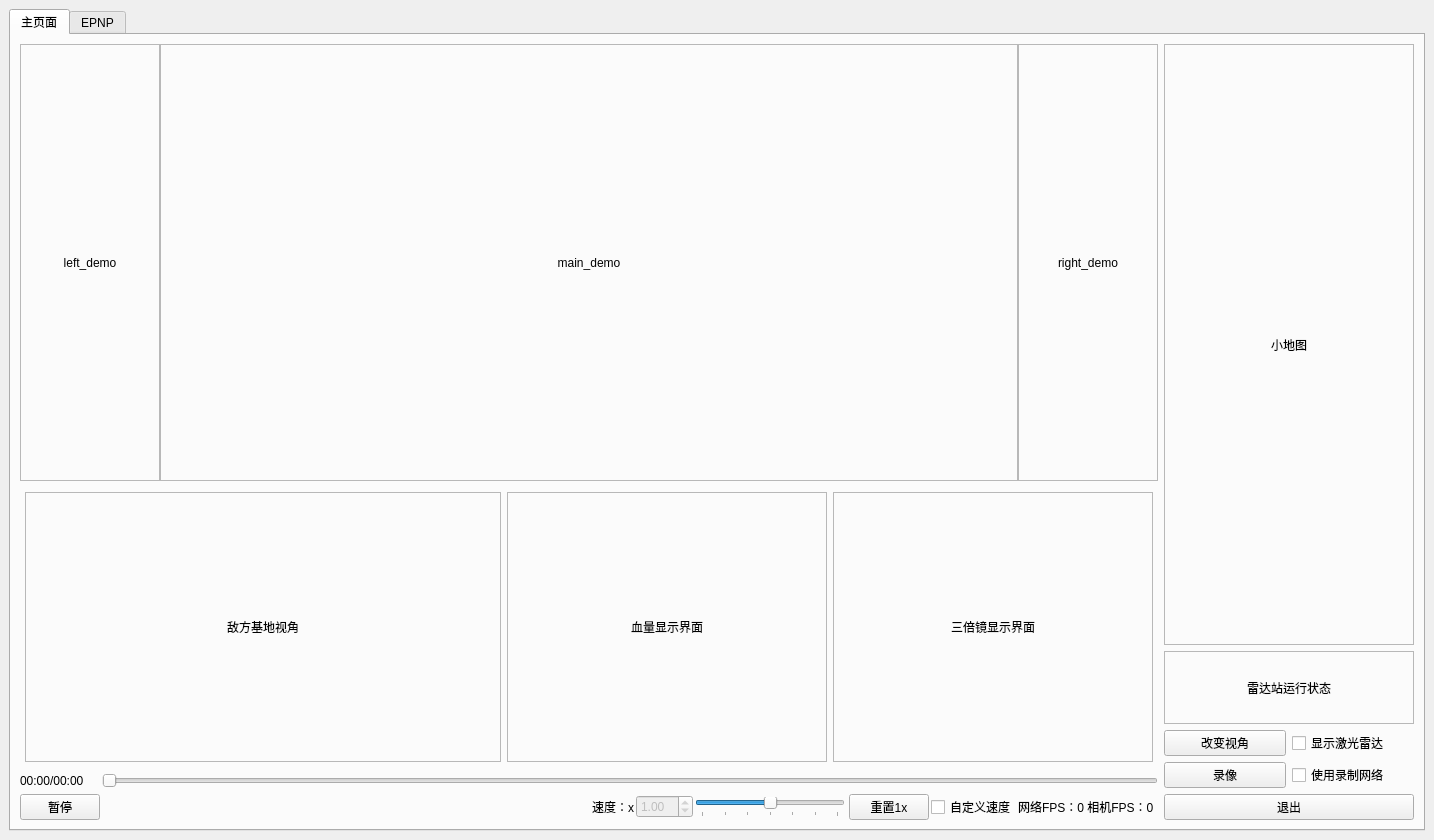
<?xml version="1.0" encoding="UTF-8"?>
<ui version="4.0">
 <class>MainWindow</class>
 <widget class="QMainWindow" name="MainWindow">
  <property name="geometry">
   <rect>
    <x>0</x>
    <y>0</y>
    <width>1412</width>
    <height>840</height>
   </rect>
  </property>
  <property name="windowTitle">
   <string>MainWindow</string>
  </property>
  <widget class="QWidget" name="centralwidget">
   <layout class="QHBoxLayout" name="horizontalLayout">
    <item>
     <widget class="QTabWidget" name="tabWidget">
      <property name="currentIndex">
       <number>0</number>
      </property>
      <widget class="QWidget" name="tab">
       <property name="minimumSize">
        <size>
         <width>0</width>
         <height>0</height>
        </size>
       </property>
       <attribute name="title">
        <string>主页面</string>
       </attribute>
       <layout class="QGridLayout" name="gridLayout_2">
        <item row="1" column="0">
         <layout class="QHBoxLayout" name="horizontalLayout_2" stretch="1,1,1">
          <property name="sizeConstraint">
           <enum>QLayout::SetMinimumSize</enum>
          </property>
          <property name="leftMargin">
           <number>5</number>
          </property>
          <property name="topMargin">
           <number>5</number>
          </property>
          <property name="rightMargin">
           <number>5</number>
          </property>
          <property name="bottomMargin">
           <number>5</number>
          </property>
          <item>
           <widget class="QLabel" name="far_demo">
            <property name="minimumSize">
             <size>
              <width>476</width>
              <height>270</height>
             </size>
            </property>
            <property name="maximumSize">
             <size>
              <width>16777215</width>
              <height>270</height>
             </size>
            </property>
            <property name="frameShape">
             <enum>QFrame::StyledPanel</enum>
            </property>
            <property name="text">
             <string>敌方基地视角</string>
            </property>
            <property name="alignment">
             <set>Qt::AlignCenter</set>
            </property>
            <property name="margin">
             <number>5</number>
            </property>
            <property name="openExternalLinks">
             <bool>false</bool>
            </property>
           </widget>
          </item>
          <item>
           <widget class="QLabel" name="blood">
            <property name="minimumSize">
             <size>
              <width>320</width>
              <height>270</height>
             </size>
            </property>
            <property name="maximumSize">
             <size>
              <width>16777215</width>
              <height>270</height>
             </size>
            </property>
            <property name="frameShape">
             <enum>QFrame::StyledPanel</enum>
            </property>
            <property name="text">
             <string>血量显示界面</string>
            </property>
            <property name="alignment">
             <set>Qt::AlignCenter</set>
            </property>
           </widget>
          </item>
          <item>
           <widget class="QLabel" name="hero_demo">
            <property name="minimumSize">
             <size>
              <width>320</width>
              <height>270</height>
             </size>
            </property>
            <property name="maximumSize">
             <size>
              <width>16777215</width>
              <height>270</height>
             </size>
            </property>
            <property name="frameShape">
             <enum>QFrame::StyledPanel</enum>
            </property>
            <property name="text">
             <string>三倍镜显示界面</string>
            </property>
            <property name="alignment">
             <set>Qt::AlignCenter</set>
            </property>
           </widget>
          </item>
         </layout>
        </item>
        <item row="0" column="0">
         <layout class="QHBoxLayout" name="horizontalLayout_4" stretch="1,8,1">
          <property name="spacing">
           <number>0</number>
          </property>
          <property name="sizeConstraint">
           <enum>QLayout::SetMinimumSize</enum>
          </property>
          <item>
           <widget class="QLabel" name="left_demo">
            <property name="minimumSize">
             <size>
              <width>140</width>
              <height>400</height>
             </size>
            </property>
            <property name="frameShape">
             <enum>QFrame::StyledPanel</enum>
            </property>
            <property name="text">
             <string>left_demo</string>
            </property>
            <property name="alignment">
             <set>Qt::AlignCenter</set>
            </property>
           </widget>
          </item>
          <item>
           <widget class="QLabel" name="main_demo">
            <property name="minimumSize">
             <size>
              <width>800</width>
              <height>400</height>
             </size>
            </property>
            <property name="frameShape">
             <enum>QFrame::StyledPanel</enum>
            </property>
            <property name="text">
             <string>main_demo</string>
            </property>
            <property name="alignment">
             <set>Qt::AlignCenter</set>
            </property>
           </widget>
          </item>
          <item>
           <widget class="QLabel" name="right_demo">
            <property name="minimumSize">
             <size>
              <width>140</width>
              <height>400</height>
             </size>
            </property>
            <property name="frameShape">
             <enum>QFrame::StyledPanel</enum>
            </property>
            <property name="text">
             <string>right_demo</string>
            </property>
            <property name="alignment">
             <set>Qt::AlignCenter</set>
            </property>
           </widget>
          </item>
         </layout>
        </item>
        <item row="2" column="0">
         <layout class="QGridLayout" name="playControlGridLayout">
          <property name="horizontalSpacing">
           <number>2</number>
          </property>
          <item row="1" column="0">
           <widget class="QPushButton" name="TogglePlay">
            <property name="text">
             <string>暂停</string>
            </property>
           </widget>
          </item>
          <item row="1" column="3">
           <widget class="QDoubleSpinBox" name="SpeedSpinBox">
            <property name="enabled">
             <bool>false</bool>
            </property>
            <property name="minimum">
             <double>0.010000000000000</double>
            </property>
            <property name="maximum">
             <double>20.000000000000000</double>
            </property>
            <property name="singleStep">
             <double>0.100000000000000</double>
            </property>
            <property name="value">
             <double>1.000000000000000</double>
            </property>
           </widget>
          </item>
          <item row="1" column="2">
           <widget class="QLabel" name="speedLabel">
            <property name="text">
             <string>速度：x</string>
            </property>
           </widget>
          </item>
          <item row="1" column="8">
           <widget class="QLabel" name="FpsStatus">
            <property name="text">
             <string>网络FPS：0 相机FPS：0</string>
            </property>
           </widget>
          </item>
          <item row="0" column="1" colspan="10">
           <widget class="QSlider" name="TimeSlider">
            <property name="orientation">
             <enum>Qt::Horizontal</enum>
            </property>
           </widget>
          </item>
          <item row="1" column="1">
           <spacer name="horizontalSpacer">
            <property name="orientation">
             <enum>Qt::Horizontal</enum>
            </property>
            <property name="sizeHint" stdset="0">
             <size>
              <width>40</width>
              <height>20</height>
             </size>
            </property>
           </spacer>
          </item>
          <item row="1" column="6">
           <widget class="QPushButton" name="ResetSpeed">
            <property name="text">
             <string>重置1x</string>
            </property>
           </widget>
          </item>
          <item row="0" column="0">
           <widget class="QLabel" name="PlayStatus">
            <property name="text">
             <string>00:00/00:00</string>
            </property>
           </widget>
          </item>
          <item row="1" column="7">
           <widget class="QCheckBox" name="CustomSpeed">
            <property name="text">
             <string>自定义速度</string>
            </property>
           </widget>
          </item>
          <item row="1" column="4">
           <widget class="QSlider" name="SpeedSlider">
            <property name="sizePolicy">
             <sizepolicy hsizetype="Minimum" vsizetype="Fixed">
              <horstretch>0</horstretch>
              <verstretch>0</verstretch>
             </sizepolicy>
            </property>
            <property name="minimumSize">
             <size>
              <width>150</width>
              <height>0</height>
             </size>
            </property>
            <property name="maximum">
             <number>6</number>
            </property>
            <property name="value">
             <number>3</number>
            </property>
            <property name="orientation">
             <enum>Qt::Horizontal</enum>
            </property>
            <property name="tickPosition">
             <enum>QSlider::TicksBelow</enum>
            </property>
            <property name="tickInterval">
             <number>1</number>
            </property>
           </widget>
          </item>
         </layout>
        </item>
        <item row="0" column="1" rowspan="3">
         <layout class="QVBoxLayout" name="verticalLayout_2">
          <property name="sizeConstraint">
           <enum>QLayout::SetMaximumSize</enum>
          </property>
          <item>
           <widget class="QLabel" name="map">
            <property name="enabled">
             <bool>true</bool>
            </property>
            <property name="sizePolicy">
             <sizepolicy hsizetype="Preferred" vsizetype="Expanding">
              <horstretch>0</horstretch>
              <verstretch>0</verstretch>
             </sizepolicy>
            </property>
            <property name="minimumSize">
             <size>
              <width>250</width>
              <height>500</height>
             </size>
            </property>
            <property name="maximumSize">
             <size>
              <width>320</width>
              <height>16777215</height>
             </size>
            </property>
            <property name="frameShape">
             <enum>QFrame::StyledPanel</enum>
            </property>
            <property name="text">
             <string>小地图</string>
            </property>
            <property name="alignment">
             <set>Qt::AlignCenter</set>
            </property>
           </widget>
          </item>
          <item>
           <widget class="QLabel" name="condition">
            <property name="sizePolicy">
             <sizepolicy hsizetype="Preferred" vsizetype="Preferred">
              <horstretch>0</horstretch>
              <verstretch>0</verstretch>
             </sizepolicy>
            </property>
            <property name="minimumSize">
             <size>
              <width>250</width>
              <height>73</height>
             </size>
            </property>
            <property name="frameShape">
             <enum>QFrame::StyledPanel</enum>
            </property>
            <property name="text">
             <string>雷达站运行状态</string>
            </property>
            <property name="alignment">
             <set>Qt::AlignCenter</set>
            </property>
           </widget>
          </item>
          <item>
           <layout class="QGridLayout" name="gridLayout">
            <item row="3" column="0">
             <widget class="QPushButton" name="Record">
              <property name="text">
               <string>录像</string>
              </property>
             </widget>
            </item>
            <item row="0" column="0">
             <widget class="QPushButton" name="ChangeView">
              <property name="text">
               <string>改变视角</string>
              </property>
             </widget>
            </item>
            <item row="4" column="0" colspan="2">
             <widget class="QPushButton" name="ShutDown">
              <property name="text">
               <string>退出</string>
              </property>
             </widget>
            </item>
            <item row="0" column="1">
             <widget class="QCheckBox" name="DisplayLidar">
              <property name="text">
               <string>显示激光雷达</string>
              </property>
             </widget>
            </item>
            <item row="3" column="1">
             <widget class="QCheckBox" name="UseNet">
              <property name="text">
               <string>使用录制网络</string>
              </property>
              <property name="checked">
               <bool>false</bool>
              </property>
             </widget>
            </item>
           </layout>
          </item>
         </layout>
        </item>
       </layout>
      </widget>
      <widget class="QWidget" name="tab_2">
       <attribute name="title">
        <string>EPNP</string>
       </attribute>
       <widget class="QWidget" name="horizontalLayoutWidget_2">
        <property name="geometry">
         <rect>
          <x>0</x>
          <y>10</y>
          <width>1841</width>
          <height>971</height>
         </rect>
        </property>
        <layout class="QHBoxLayout" name="horizontalLayout_3" stretch="1,8">
         <property name="leftMargin">
          <number>5</number>
         </property>
         <property name="topMargin">
          <number>5</number>
         </property>
         <property name="rightMargin">
          <number>5</number>
         </property>
         <property name="bottomMargin">
          <number>5</number>
         </property>
         <item>
          <layout class="QVBoxLayout" name="verticalLayout" stretch="0,0,0,0,0">
           <property name="sizeConstraint">
            <enum>QLayout::SetDefaultConstraint</enum>
           </property>
           <property name="leftMargin">
            <number>5</number>
           </property>
           <property name="topMargin">
            <number>5</number>
           </property>
           <property name="rightMargin">
            <number>5</number>
           </property>
           <property name="bottomMargin">
            <number>5</number>
           </property>
           <item>
            <widget class="QPushButton" name="epnp_begin">
             <property name="minimumSize">
              <size>
               <width>0</width>
               <height>35</height>
              </size>
             </property>
             <property name="text">
              <string>开始</string>
             </property>
            </widget>
           </item>
           <item>
            <widget class="QPushButton" name="epnp_clear">
             <property name="minimumSize">
              <size>
               <width>0</width>
               <height>35</height>
              </size>
             </property>
             <property name="text">
              <string>清空</string>
             </property>
            </widget>
           </item>
           <item>
            <widget class="QPushButton" name="epnp_back">
             <property name="minimumSize">
              <size>
               <width>0</width>
               <height>35</height>
              </size>
             </property>
             <property name="text">
              <string>back</string>
             </property>
            </widget>
           </item>
           <item>
            <widget class="QPushButton" name="epnp_next">
             <property name="minimumSize">
              <size>
               <width>0</width>
               <height>35</height>
              </size>
             </property>
             <property name="text">
              <string>next</string>
             </property>
            </widget>
           </item>
           <item>
            <widget class="QLabel" name="pnp_condition">
             <property name="frameShape">
              <enum>QFrame::StyledPanel</enum>
             </property>
             <property name="text">
              <string>pnp_condion</string>
             </property>
             <property name="alignment">
              <set>Qt::AlignLeading|Qt::AlignLeft|Qt::AlignVCenter</set>
             </property>
            </widget>
           </item>
          </layout>
         </item>
         <item>
          <widget class="QGraphicsView" name="pnp_demo"/>
         </item>
        </layout>
       </widget>
      </widget>
     </widget>
    </item>
   </layout>
  </widget>
 </widget>
 <resources/>
 <connections>
  <connection>
   <sender>ShutDown</sender>
   <signal>clicked()</signal>
   <receiver>MainWindow</receiver>
   <slot>close()</slot>
   <hints>
    <hint type="sourcelabel">
     <x>1272</x>
     <y>812</y>
    </hint>
    <hint type="destinationlabel">
     <x>705</x>
     <y>419</y>
    </hint>
   </hints>
  </connection>
  <connection>
   <sender>CustomSpeed</sender>
   <signal>toggled(bool)</signal>
   <receiver>SpeedSlider</receiver>
   <slot>setDisabled(bool)</slot>
   <hints>
    <hint type="sourcelabel">
     <x>953</x>
     <y>793</y>
    </hint>
    <hint type="destinationlabel">
     <x>744</x>
     <y>793</y>
    </hint>
   </hints>
  </connection>
  <connection>
   <sender>CustomSpeed</sender>
   <signal>toggled(bool)</signal>
   <receiver>SpeedSpinBox</receiver>
   <slot>setEnabled(bool)</slot>
   <hints>
    <hint type="sourcelabel">
     <x>953</x>
     <y>793</y>
    </hint>
    <hint type="destinationlabel">
     <x>626</x>
     <y>793</y>
    </hint>
   </hints>
  </connection>
 </connections>
</ui>
